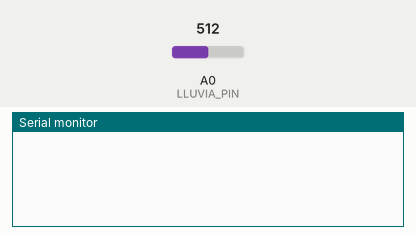
The sketch below on a simulated Arduino Uno, built with avr-gcc and run on an emulated ATmega328P. Shown: the last lines printed to the serial monitor. Inputs (shaded band) come from the test bench; at power-on: A0 (LLUVIA_PIN) = 512.

Above: at 1.2 s.
1.3 s: A0 (LLUVIA_PIN) set to 306
At 2.0 s:
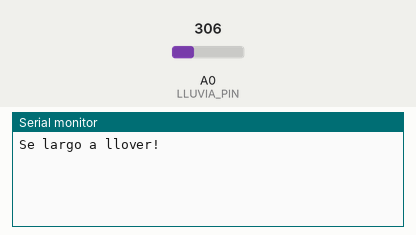
2.8 s: A0 (LLUVIA_PIN) set to 716
At 3.2 s:
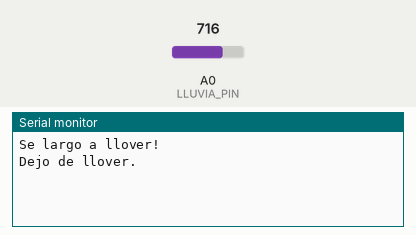

The sketch:

lluvia.ino
```cpp
/// Dependencias de este programa:

// Declaración de defines.

#define LLUVIA_PIN A0
#define LLUVIA_THRESHOLD_VOLTAGE 2.5    // Tensión threshold cuando llueve.
#define LLUVIA_THRESHOLD_10BIT ((int)(LLUVIA_THRESHOLD_VOLTAGE * (1024 / 5.0)))
#define LLUVIA_ACTIVO LOW

// Declaración de variables.

bool raindrops = false;

///////////////////////////////////////////////////////////////

// Setup del arduino.

void setup() {
    Serial.begin(9600);
}

// Rutina del arduino.

void loop() {
    getNewRaindrop();
}

//////////////////////////////////////////////////////////////

// Zona de declaración de funciones.

/**
    getNewRaindrop() se encarga de agregar un nuevo valor en el array de lluvia,
    basándose en la medición actual del puerto analógico LLUVIA_PIN y en el umbral
    LLUVIA_THRESHOLD_10BIT configurado.
*/
void getNewRaindrop() {
    #if LLUVIA_ACTIVO == HIGH
        if (analogRead(LLUVIA_PIN) >= LLUVIA_THRESHOLD_10BIT) {
            if (!raindrops) {
                Serial.println("Se largo a llover!");
                raindrops = true;
            }
        } else {
            if (raindrops) {
                Serial.println("Dejo de llover.");
                raindrops = false;
            }
        }
    #else
        if (analogRead(LLUVIA_PIN) < LLUVIA_THRESHOLD_10BIT) {
            if (!raindrops) {
                Serial.println("Se largo a llover!");
                raindrops = true;
            }
        } else {
            if (raindrops) {
                Serial.println("Dejo de llover.");
                raindrops = false;
            }
        }
    #endif
}
```

Measured:
- after the input at 1.3 s, the serial monitor: prints a new line at once (image 1)
- after the input at 2.8 s, the serial monitor: prints a new line at once (image 2)
